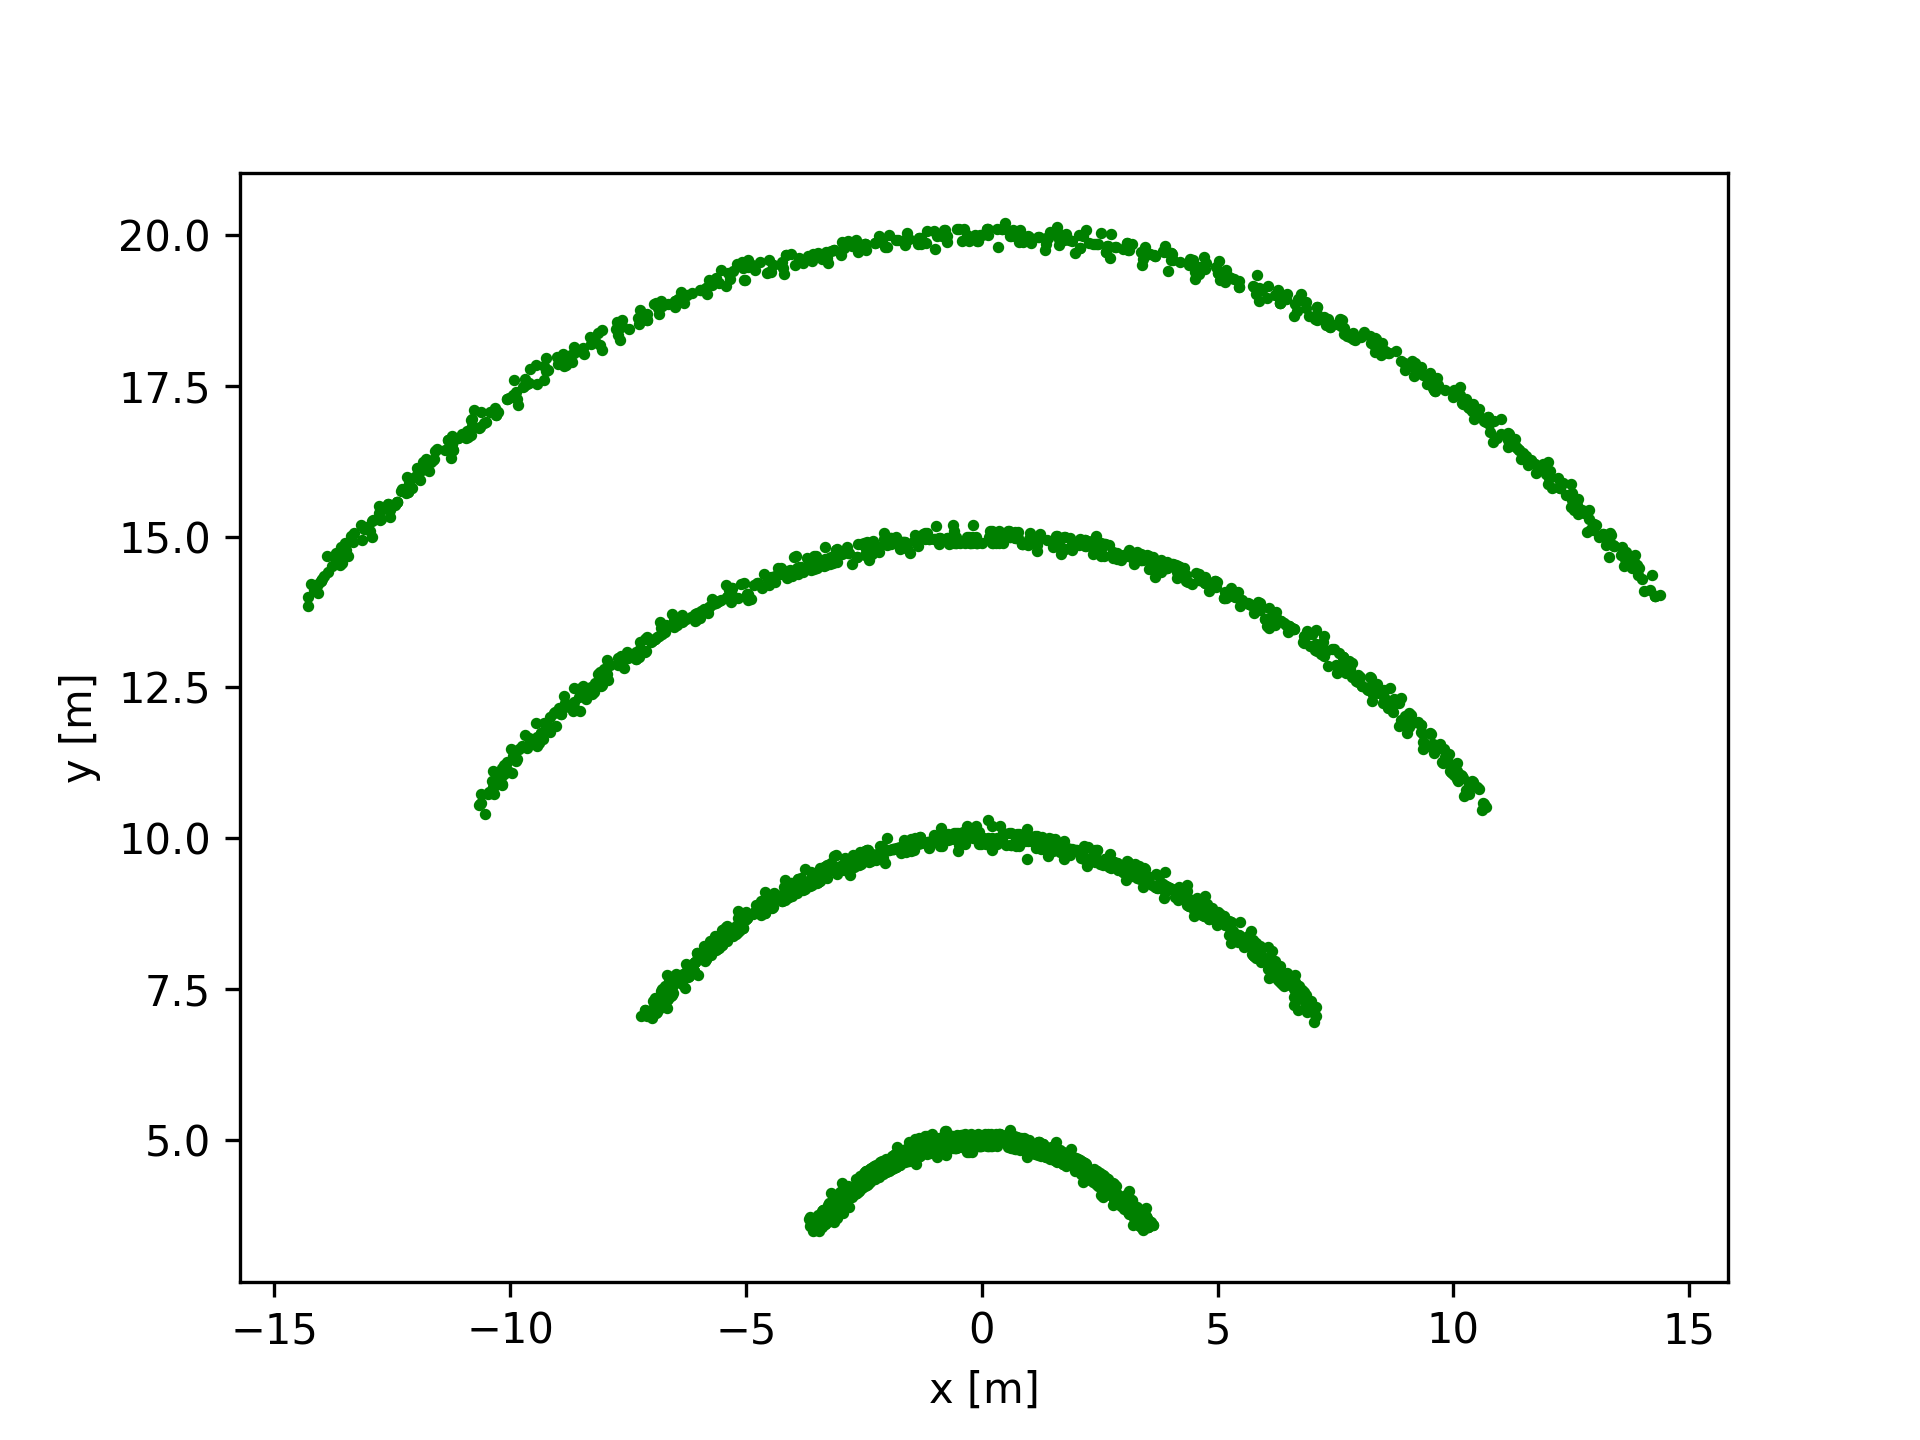

Python code for this plot:
# -*- coding: utf-8 -*-
"""
Created on Tue Aug 11 07:12:09 2020

@author: User
"""


import numpy as np
import math
import csv
import matplotlib.pyplot as plt

# Deg/sec
VELOCITY = np.rad2deg(0.3)
TIME_SPAN = 30
LIDAR_FEQ = 10
RADAR_FEQ = 20
LIDAR_UNCERTAINLY = 0.02
RADAR_ACCURACY_RANGE = 0.25
RADAR_ACCURACY_AZIMUTH = 1
RADAR_BIAS = 0.00
TIMEDELAY = 0.1
BASETIME = 1568713910

# range, azimuth, elevation
# =============================================================================
# target_s = np.array([[25., 45., 0],
#                      [26., 45, 0],
#                      [27., 45, 0],
#                      [28., 45, 0]])
# =============================================================================
# =============================================================================
# target_s = np.array([[9., 45., 0],
#                      [10., 45, 0],
#                      [11., 45, 0],
#                      [12., 45, 0]])
# =============================================================================
# =============================================================================
# target_s = np.array([[13., 45., 0],
#                      [14., 45, 0],
#                      [15., 45, 0],
#                      [16., 45, 0]])
# =============================================================================
# =============================================================================
# target_s = np.array([[17., 45., 0],
#                      [18., 45, 0],
#                      [19., 45, 0],
#                      [20., 45, 0]])
# =============================================================================
target_s = np.array([[5., 30., 0],
                     [10., 15, 0],
                     [15., -15, 0],
                     [20., 0, 0]])
# =============================================================================
# target_s = np.array([[5., 45., 0],
#                      [6., 45, 0],
#                      [7., 45, 0],
#                      [8., 45, 0],
#                      [9., 45., 0],
#                      [10., 45, 0],
#                      [11., 45, 0],
#                      [12., 45, 0],
#                      [13., 45., 0],
#                      [14., 45, 0],
#                      [15., 45, 0],
#                      [16., 45, 0],
#                      [17., 45., 0],
#                      [18., 45, 0],
#                      [19., 45, 0],
#                      [20., 45, 0]])
# =============================================================================



def transform_matrix_XYZ(tx, ty, tz, yaw, pitch, roll):
    yaw = np.deg2rad(yaw)
    pitch = np.deg2rad(pitch)
    roll = np.deg2rad(roll)
    translation = np.array((tx, ty, tz)).reshape((3,1))
    
    yawMatrix = np.matrix([[math.cos(yaw), -math.sin(yaw), 0],[math.sin(yaw), math.cos(yaw), 0],[0, 0, 1]])
    pitchMatrix = np.matrix([[math.cos(pitch), 0, math.sin(pitch)],[0, 1, 0],[-math.sin(pitch), 0, math.cos(pitch)]])
    rollMatrix = np.matrix([[1, 0, 0],[0, math.cos(roll), -math.sin(roll)],[0, math.sin(roll), math.cos(roll)]])

    R =  rollMatrix * pitchMatrix * yawMatrix
    
    T = np.concatenate((R, translation), axis=1)
    T = np.row_stack((T, [0,0,0,1]))
    
    return T

def transform_points(lr_target, T):
    lr_target_transformed = lr_target.copy()
    for i in range(0, len(lr_target)):
        p = np.array([lr_target[i,0], lr_target[i,1], lr_target[i,2], 1]).reshape((4,1))
        p = np.dot(T, p)
        lr_target_transformed[i][0:3] = p[0:3].reshape((3,))
    return lr_target_transformed

def cartesian_to_spherical(lr_target):
    lr_target_transformed = lr_target.copy()
    for i in range(0, len(lr_target)):
        p = np.array([lr_target[i,0], lr_target[i,1], lr_target[i,2]]).reshape((3,1))
        
        r = np.linalg.norm(p)
        azimuth = np.arctan2(p[1], p[0])
        azimuth = np.rad2deg(azimuth)
        
        d = np.linalg.norm(p[0:2])
        elevation = np.arctan2(p[2], d)
        elevation = np.rad2deg(elevation)
        lr_target_transformed[i][0:3] = np.array([r, azimuth, elevation])
    return lr_target_transformed

def spherical_to_cartesian(lr_target):
    lr_target_transformed = lr_target.copy()
    for i in range(0, len(lr_target)):
        x = lr_target[i, 0] * np.cos(np.deg2rad(lr_target[i,1])) * np.cos(np.deg2rad(lr_target[i,2]))
        y = lr_target[i, 0] * np.sin(np.deg2rad(lr_target[i,1])) * np.cos(np.deg2rad(lr_target[i,2]))
        z = lr_target[i, 0] * np.sin(np.deg2rad(lr_target[i,2]))

        lr_target_transformed[i][0:3] = np.array([x, y, z])
    return lr_target_transformed

def radar_uncertainty(radar_data_s):
    radar_data_noise_s = radar_data_s.copy()
    for i in range(0, len(radar_data_s)):
        tmp = radar_data_s[i]
        r = tmp[0] + np.random.normal(0, RADAR_ACCURACY_RANGE/3, 1)
        a = tmp[1] + np.random.normal(0, RADAR_ACCURACY_AZIMUTH/3, 1)
        radar_data_noise_s[i, 0] = r
        radar_data_noise_s[i, 1] = a
    return radar_data_noise_s

def lidar_uncertainty(lidar_data_c):
    lidar_data_noise_c = lidar_data_c.copy()
    for i in range(0, len(lidar_data_c)):
        lidar_data_noise_c[i, 0] = lidar_data_c[i, 0] + np.random.normal(0, LIDAR_UNCERTAINLY/3, 1)
        lidar_data_noise_c[i, 1] = lidar_data_c[i, 1] + np.random.normal(0, LIDAR_UNCERTAINLY/3, 1)
        lidar_data_noise_c[i, 2] = lidar_data_c[i, 2] + np.random.normal(0, LIDAR_UNCERTAINLY/3, 1)
    return lidar_data_noise_c


T_lr = transform_matrix_XYZ(0.15, 0.2, -0.25, 32.5, 1.4, -1.3)
T_rl = np.linalg.inv(T_lr)

if __name__=='__main__':
    with open('lidar_data.csv', 'w') as csvfile:
        writer = csv.writer(csvfile)
    with open('radar_data.csv', 'w') as csvfile:
        writer = csv.writer(csvfile)
    degree_range = VELOCITY * TIME_SPAN
    samples = TIME_SPAN * RADAR_FEQ
    for label in range(0, len(target_s)):
        direction = 1
        tmp = target_s[label]
        for i in range(0, samples):
            if i==0:
                radar_data = np.array(tmp)
            elif i>0:
                radar_data = np.row_stack((radar_data, tmp))
    
            if tmp[1] >= 45:
                direction = -1
            elif tmp[1] <= -45:
                direction = 1
            tmp = np.array([tmp[0], tmp[1]+VELOCITY/RADAR_FEQ*direction, tmp[2]])

        radar_data_c = spherical_to_cartesian(radar_data)
        lidar_data_c = transform_points(radar_data_c, T_lr)
        radar_data_noise_s = radar_uncertainty(radar_data)
        radar_data_noise_s = np.around(radar_data_noise_s, 1)
        radar_data_noise_c = spherical_to_cartesian(radar_data_noise_s)
        lidar_data_noise_c = lidar_uncertainty(lidar_data_c)
        if label == 0:
            radar_data_noise_s_all = radar_data_noise_s
        else:
            radar_data_noise_s_all = np.row_stack((radar_data_noise_s_all, radar_data_noise_s))
        for i in range(0, samples):
            with open('lidar_data.csv', 'a', newline='') as csvfile:
                writer = csv.writer(csvfile)
                writer.writerow([str(label), str(i / RADAR_FEQ + BASETIME), lidar_data_noise_c[i, 0], lidar_data_noise_c[i, 1], lidar_data_noise_c[i, 2]])
            with open('radar_data.csv', 'a', newline='') as csvfile:
                writer = csv.writer(csvfile)
                writer.writerow([str(label), str(i / RADAR_FEQ + BASETIME + TIMEDELAY), radar_data_noise_c[i, 0], radar_data_noise_c[i, 1], radar_data_noise_c[i, 2]])

    plt.figure()
    radar_data_noise_c_all = spherical_to_cartesian(radar_data_noise_s_all)
    plt.scatter(radar_data_noise_c_all[:,1], radar_data_noise_c_all[:,0], s = 3, color = 'green')
    plt.xlabel('x [m]')
    plt.ylabel('y [m]')
    plt.savefig('reproj_sim.png', dpi = 300)
    plt.show()